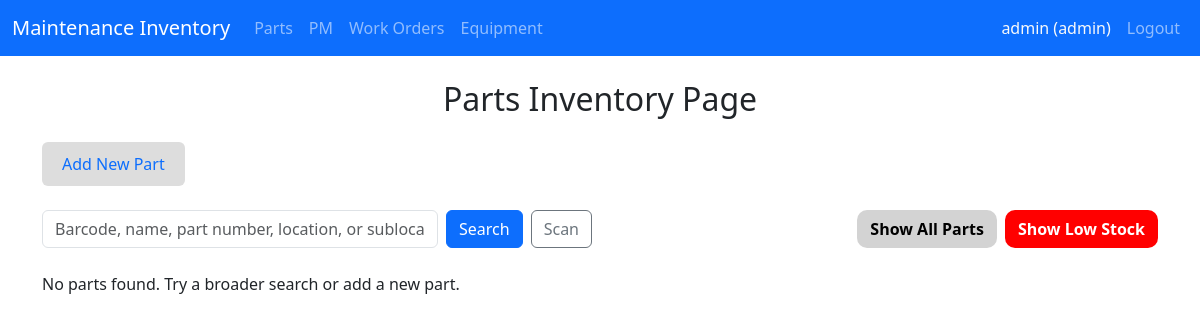
The page /parts/ (signed in) on the database as committed earlier.
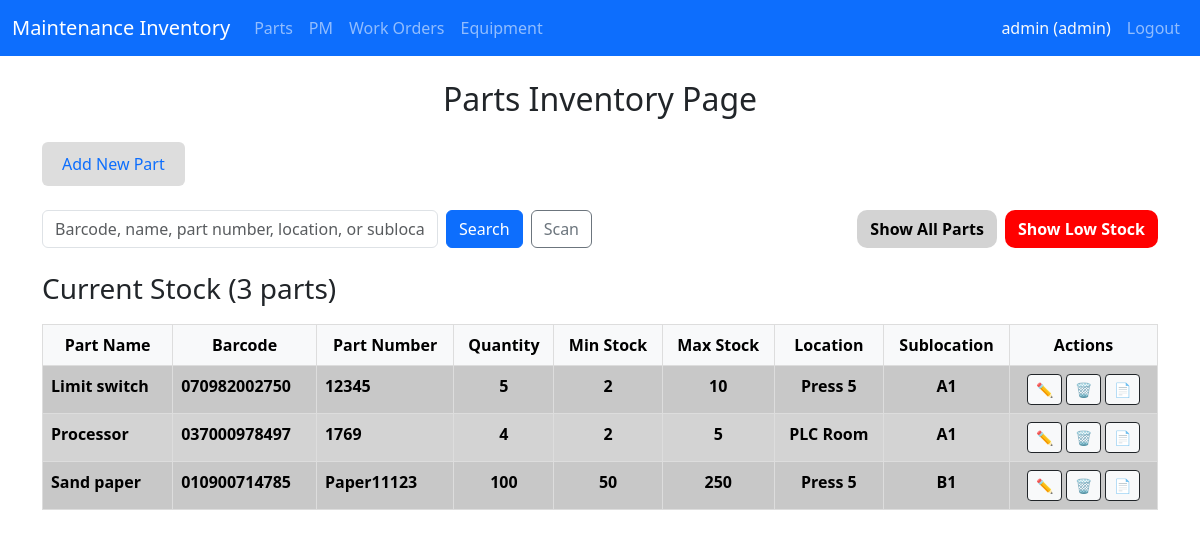
The same page on the database as committed later.
### app/models/user.py (models this page shows, shortened)
class User(UserMixin, db.Model):
    __tablename__ = 'users'
    id = db.Column(db.Integer, primary_key=True)
    username = db.Column(db.String(80), unique=True, nullable=False)
    password_hash = db.Column(db.String(256), nullable=False)
    role = db.Column(db.String(20), default='technician') # 'admin' or 'technician'
    must_change_password = db.Column(db.Boolean, default=True) # Force change on first login
    created_at = db.Column(db.DateTime, default=datetime.utcnow)
    email = db.Column(db.String(120), unique=True, nullable=True) # Optional (nullable=True)
    def is_admin(self):
        return self.role == 'admin'

### app/models/part.py (models this page shows, shortened)
class Part(db.Model):
    __tablename__ = 'parts'  # ← If table is 'parts', add this to match
    id = db.Column(db.Integer, primary_key=True)
    barcode = db.Column(db.String(100), nullable=True)
    name = db.Column(db.String(200), nullable=False)
    part_number = db.Column(db.String(100), nullable=True)
    qty = db.Column(db.Integer, nullable=False, default=0)
    location = db.Column(db.String(100), nullable=True)
    sublocation = db.Column(db.String(100), nullable=True)
    created_at = db.Column(db.DateTime, default=db.func.current_timestamp())
    min_stock = db.Column(db.String(50), default='0')  # ← Add this
    max_stock = db.Column(db.String(50), default='999')  # ← Add this

### app/routes/parts.py (the view, shortened to what this page needs)
@bp.route("/", methods=["GET", "POST"])
@login_required
def index():
    search = request.args.get("search", "").strip().lower()
    if search:
        parts = Part.query.filter(
            Part.name.ilike(f"%{search}%") |
            Part.part_number.ilike(f"%{search}%") |
            Part.barcode.ilike(f"%{search}%") |
            Part.location.ilike(f"%{search}%")
        ).all()
    else:
        parts = Part.query.all()
    items = []
    for i, part in enumerate(parts):
        items.append((
            i,
            {
                "id": part.id,
                "barcode": part.barcode,
                "name": part.name,
                "part_number": part.part_number,
                "qty": part.qty,
                "min_stock": part.min_stock,
                "max_stock": part.max_stock,
                "location": part.location,
                "sublocation": part.sublocation,
            }
        ))
    return render_template("parts.html", items=items, search=search)

### app/templates/parts.html (shortened to what this page needs)
{% extends "base.html" %}
{% block content %}
<h2 class="mb-4 center-text">Parts Inventory Page</h2>
<div class="d-flex gap-2 mb-4">
    {% if current_user.is_admin() %}
    <button class="btn btn-outline-primary tab-button" onclick="openTab(1)">Add New Part</button>
    {% endif %}
</div>
<div id="tab-0" class="tab-content active">
<div class="row g-3 align-items-center mb-4">
<div class="col-md-6">
<form method="get" action="/parts" class="d-flex gap-2">
<input type="text" name="search" id="search-input" class="form-control" placeholder="Barcode, name, part number, location, or sublocation" value="{{ search }}">
<button type="submit" class="btn btn-primary">Search</button>
<button type="button" id="scan-search" class="btn btn-outline-secondary">Scan</button>
</form>
</div>
{% if current_user.is_admin() %}
<div class="col-md-6 text-md-end d-flex justify-content-end gap-2">
<a href="/parts?show_all=true" class="btn btn-show-all-stock">Show All Parts</a>
<a href="/parts?low_stock=true" class="btn btn-show-low-stock">Show Low Stock</a>
</div>
{% endif %}
</div>
    {% if items %}
        <h3>Current Stock ({{ items|length }} parts)</h3>
        <div id="table-view" class="table-responsive">
            <table id="parts-table" class="table table-striped table-hover">
                <thead class="table-light">
                    <tr>
                        <th class="center-text">Part Name</th>
                        <th class="center-text">Barcode</th>
                        <th class="center-text">Part Number</th>
                        <th class="center-text">Quantity</th>
                        <th class="center-text">Min Stock</th>
                        <th class="center-text">Max Stock</th>
                        <th class="center-text">Location</th>
                        <th class="center-text">Sublocation</th>
                        {% if current_user.is_admin() %}
<th class="center-text">Actions</th>{% endif %}
                    </tr>
                </thead>
                <tbody>
                    {% for idx, item in items %}
                        {% set qty_val = item.qty | int(default=0) %}
                        {% set min_val = item.min_stock | int(default=0) %}
                        {% set row_class = 'parts-row-warning' if qty_val <= min_val else 'parts-row-secondary' %}
                        <tr class="{{ row_class }}">
                            <td data-label="Part Name">{{ item.name|default('N/A') }}</td>
                            <td data-label="Barcode">{{ item.barcode|default('N/A') }}</td>
                            <td data-label="Part Number">{{ item.part_number|default('N/A') }}</td>
                            <td class="center-text" data-label="Quantity">{{ qty_val }}</td>
                            <td class="center-text" data-label="Min Stock">{{ item.min_stock|default('0') }}</td>
                            <td class="center-text" data-label="Max Stock">{{ item.max_stock|default('999') }}</td>
                            <td class="center-text" data-label="Location">{{ item.location|default('N/A') }}</td>
                            <td class="center-text" data-label="Sublocation">{{ item.sublocation|default('N/A') }}</td>
                            {% if current_user.is_admin() %}
                            <td class="center-text" data-label="Actions">
                                <button class="btn btn-sm btn-light btn-outline-dark" onclick="editPart({{ idx }})">✏️</button>
                                <button class="btn btn-sm btn-light btn-outline-dark" onclick="showDeleteConfirm({{ idx }})">🗑️</button>
                                <button class="btn btn-sm btn-light btn-outline-dark" onclick="exportPartPDF({{ item.id }})">📄</button>
                            </td>
                            {% endif %}
                        </tr>
                    {% endfor %}
                </tbody>
            </table>
        </div>
    {% else %}
        <p>No parts found. Try a broader search or add a new part.</p>
    {% endif %}
</div>
{% endblock %}

### app/templates/base.html (shortened to what this page needs)
<!DOCTYPE html>
<html lang="en">
<head>
    <link href="https://cdn.jsdelivr.net/npm/bootstrap@5.3.3/dist/css/bootstrap.min.css" rel="stylesheet">
</head>
<body>
<nav class="navbar navbar-expand-lg navbar-dark bg-primary sticky-top">
    <div class="container-fluid">
        <a class="navbar-brand" href="{{ url_for('dashboard.index') }}">Maintenance Inventory</a>
        <div class="collapse navbar-collapse" id="navbarNav">
            <ul class="navbar-nav me-auto">
                <li class="nav-item">
                    <a class="nav-link" href="{{ url_for('parts.index') }}">Parts</a>
                </li>
                <li class="nav-item">
                    <a class="nav-link" href="{{ url_for('pm.index') }}">PM</a>
                </li>
                <li class="nav-item">
                    <a class="nav-link" href="{{ url_for('workorder.index') }}">Work Orders</a>
                </li>
                <li class="nav-item">
                    <a class="nav-link" href="{{ url_for('equipment.index') }}">Equipment</a>
                </li>
            </ul>
            <ul class="navbar-nav ms-auto">
                <li class="nav-item">
                    <span class="nav-link text-light">
                        {{ current_user.username }} ({{ current_user.role }})
                    </span>
                </li>
                <li class="nav-item">
                    <a class="nav-link" href="{{ url_for('auth.logout') }}">Logout</a>
                </li>
            </ul>
        </div>
    </div>
</nav>
    <div class="container mt-4">
        {% block content %}{% endblock %}
    </div>
</body>
</html>

### app/templates/base.html (style rules this page uses)
.tab-button { padding: 10px 20px; cursor: pointer; background: #ddd; border: none; font-size: 16px; }
.tab-content { display: none; }
.tab-content.active { display: block; }
table { width: 100%; border-collapse: collapse; margin-top: 10px; }
th, td { border: 1px solid #ddd; padding: 8px; text-align: left; }
th { background-color: #f2f2f2; cursor: pointer; }

### app/templates/parts.html (style rules this page uses)
.table-responsive { overflow-x: auto; -webkit-overflow-scrolling: touch; }
@media (min-width: 769px) { #table-view { display: block; } }
.center-text { text-align: center; }
.parts-row-secondary td { background-color: #D3D3D3; font-weight: bold; }
.btn-show-low-stock { background-color: #ff0000; color: white !important; font-weight: bold; border-radius: 10px; }
.btn-show-all-stock { background-color: #D3D3D3; color: black !important; font-weight: bold; border-radius: 10px; }

Rows that differ between the two databases and show on the page:
added Part: name "Limit switch", barcode "070982002750", part_number "12345", max_stock "10", location "Press 5", sublocation "A1"
added Part: name "Processor", barcode "037000978497", part_number "1769", location "PLC Room", sublocation "A1"
added Part: name "Sand paper", barcode "010900714785", part_number "Paper11123", min_stock "50", max_stock "250", location "Press 5", sublocation "B1"
Other text that changed with them:
{{ items|length }}: (not shown) → "3"
text no longer shown: "No parts found. Try a broader search or add a new part."
text now shown: "Current Stock ( parts) Part Name Barcode Part Number Quantity Min Stock Max Stock Location Sublocation Actions"
new list line: "5 2"
new list line: "4 2 5"
new list line: "100"
